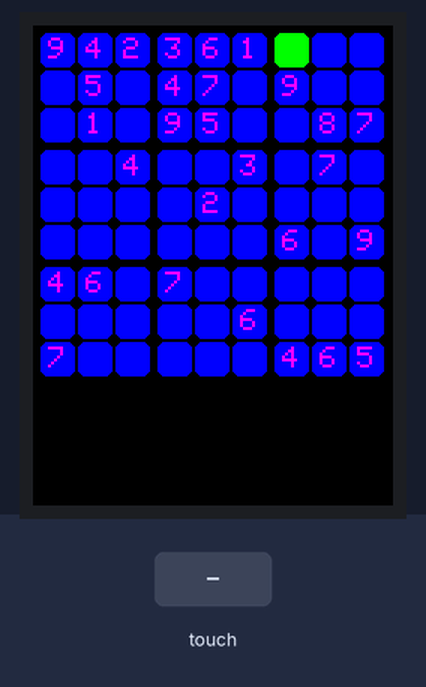
Recording of a sketch running on a simulated Arduino Uno, built with avr-gcc and run on an emulated ATmega328P. Shown: 240×320 colour display. The inputs (shaded band) are chosen by the test bench. Random numbers use the default seed unless the sketch sets one; what the sketch prints to the serial monitor is not drawn.

Above: at 0.5 s.
At 3.2 s:
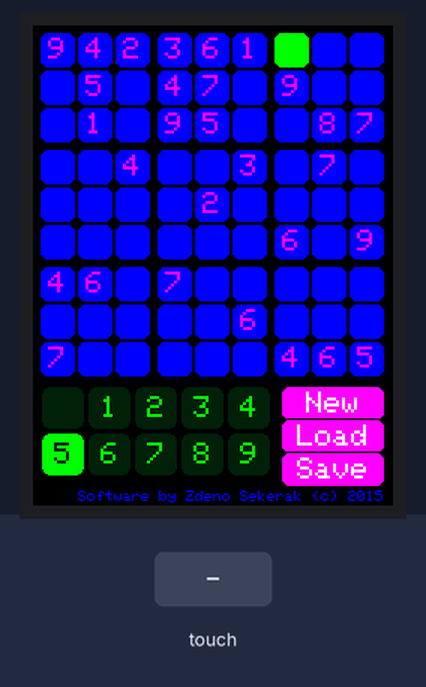
3.3 s: touch panel pressed at 13 % / 10 % of its raw x / y range
At 4.1 s:
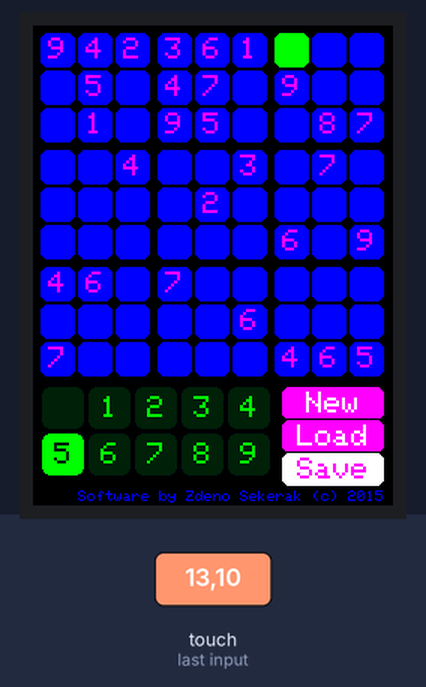
6.2 s: touch panel pressed at 13 % / 50 % of its raw x / y range
At 6.5 s:
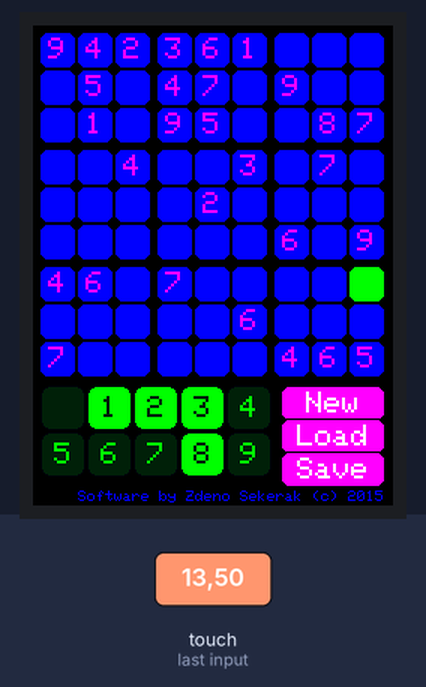
Timing chart, 0 to 9.2 s (numbered marks = the images above; inputs shaded):
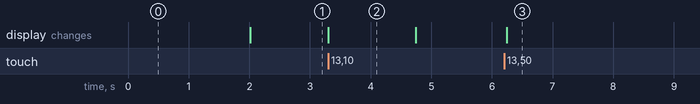

Measured:
- after the input at 3.3 s, the display: changes at once (image 2)
- after the input at 6.2 s, the display: changes at once (image 3)
- what the display in image 2 shows lasts 1.4 s, from 3.3 s to 4.7 s

The sketch:

Sudoku.ino
```cpp
// (licence header left out)
#include <stdint.h>
#include <EEPROM.h>
#include "TouchScreen.h"
#include <Adafruit_GFX.h>    // Core graphics library
#include <Adafruit_TFTLCD.h> // Hardware-specific library

#define LCD_CS A3 // Chip Select goes to Analog 3
#define LCD_CD A2 // Command/Data goes to Analog 2
#define LCD_WR A1 // LCD Write goes to Analog 1
#define LCD_RD A0 // LCD Read goes to Analog 0

#define YP A1  // must be an analog pin, use "An" notation!
#define XM A2  // must be an analog pin, use "An" notation!
#define YM 7   // can be a digital pin
#define XP 6   // can be a digital pin

#define TS_MINX 160
#define TS_MINY 140
#define TS_MAXX 880
#define TS_MAXY 940

#define LCD_RESET A4 // Can alternately just connect to Arduino's reset pin

// Assign human-readable names to some common 16-bit color values:
#define BLACK   0x0000
#define GRAY    0x0101
#define BLUE    0x001F
#define RED     0xF800
#define GREEN   0x07E0
#define CYAN    0x07FF
#define MAGENTA 0xF81F
#define YELLOW  0xFFE0
#define WHITE   0xFFFF
#define LIGHTBLUE 0x000F

#define MIN_TOUCH 10

Adafruit_TFTLCD tft(LCD_CS, LCD_CD, LCD_WR, LCD_RD, LCD_RESET);
TouchScreen ts = TouchScreen(XP, YP, XM, YM, 300);
Adafruit_GFX_Button button;
Adafruit_GFX_Button button_options[10];
Adafruit_GFX_Button button_new;
Adafruit_GFX_Button button_save;
Adafruit_GFX_Button button_load;

#define NUMBER_FIX     0x80
#define NUMBER_MASK    0x0F
#define NUMBER_RESERVE 1
#define NUMBER_FREE   -1
#define _EEPROM_READ   0
#define _EEPROM_WRITE  1
#define DEBUG               // when you want see debug info in serial monitor

typedef struct
{
  byte number;
  char reserved[9];
} T_sudoku_button;

T_sudoku_button num[9][9];
byte act_x, act_y;
char text[2];
// -----------------------------------------------------------------------------

#ifdef DEBUG
void debug_info()
{
  Serial.print(" act_x = "); Serial.println(act_x);
  Serial.print(" act_y = "); Serial.println(act_y);
  Serial.println(" pole[][] = ");

  for (int y = 0; y < 9; y++)
  {
    for (int x = 0; x < 9; x++)
    {
      Serial.print(num[x][y].number & NUMBER_MASK);
      if((x%3) == 2) Serial.print(" ");
    }
    Serial.println();
  }
  Serial.println("------------------------------------------------------------");

  for (int y = 0; y < 9; y++)
  {
    for (int x = 0; x < 9; x++)
    {
      Serial.print(num[x][y].number & NUMBER_MASK);
      Serial.print((num[x][y].number & NUMBER_FIX)? '*': ' ');
      Serial.print("[");
      for(int i=0; i<9; i++)
        Serial.print((byte)num[x][y].reserved[i]);
      Serial.print("] ");
    }
    Serial.println();
  }
  Serial.println("------------------------------------------------------------");
}
#endif
// -----------------------------------------------------------------------------


// save/load play surface to/from EEPROM
void EEPROM_modul(byte num[], short num_size, byte mode)
{
  for(int i=0; i<num_size; i++)
  {
    if( mode == _EEPROM_WRITE )
      EEPROM.write(i, num[i]);
    else
      num[i] = EEPROM.read(i);
  }
}
// -----------------------------------------------------------------------------


// x,y - coordinates
// number - 1 to 9
// new_state - add or remove from other in square
void deactiveOption(byte x, byte y, byte number, char new_state)
{
  byte xs, ys;

  // out of range
  if(( number < 1 ) || ( number > 9 ))
    return;

  // kris/kros
  for (int i = 0; i < 9; i++)
  {
    if ( i != x )
      num[i][y].reserved[number-1] += new_state;

    if ( i != y )
      num[x][i].reserved[number-1] += new_state;
  }

  // in square
  xs = x - (x % 3);
  ys = y - (y % 3);
  //
  for (int ix = xs; ix < xs+3; ix++)
    for (int iy = ys; iy < ys+3; iy++)
    {
      if ((ix != x) && (iy != y))
        num[ix][iy].reserved[number-1] += new_state;
    }
}
// -----------------------------------------------------------------------------


// find empty box
void sudokuFindEmpty(byte *x, byte *y)
{
  for (*y = 0; *y < 9; (*y)++)
    for (*x = 0; *x < 9; (*x)++)
    {
      if( num[*x][*y].number == 0 )
        return;
    }

  *x = *y = 0;
}
// -----------------------------------------------------------------------------


// mixed sudoku
void sudokuMix(byte count)
{
  byte x, y;
  byte number;

  for (int x = 0; x < 9; x++)
    for (int y = 0; y < 9; y++)
    {
      num[x][y].number = 0;
      for (int i = 0; i < 9; i++)
        num[x][y].reserved[i] = 0;
    }

  // how many number is it?
  for (int i = 0; i < count; i++)
  {
    x = random(0, 9);
    y = random(0, 9);
    number = random(0, 9) + 1;

    // find only empty box
    // !!! need better algoritmus for check of correct choice !!!
    while (( num[x][y].number != 0 )
        || ( num[x][y].reserved[number - 1] > 0 ))
    {
      x++;
      if ( x >= 9 )
      {
        x = 0;
        y++;
        if ( y >= 9 )
        {
          x = 0;
          y = 0;
        }
      }
    }

    // add
    num[x][y].number = number + NUMBER_FIX;
    // deactivate number in other square
    deactiveOption(x, y, number, NUMBER_RESERVE);
  }

  sudokuFindEmpty(&act_x, &act_y);
}
// -----------------------------------------------------------------------------


// convert number to string
char* ConvertToString(byte number)
{
  text[0] = '0' + number;
  text[number? 1:0] = '\0';
  return text;
}
// -----------------------------------------------------------------------------


void showButton(byte x, byte y)
{
  byte movex, movey;
  uint16_t color;
  uint16_t color_text;

  movex = 16 + 3*(x/3);
  movey = 16 + 3*(y/3);
  color = BLUE;
  color_text = WHITE;
  if(( x == act_x ) && ( y == act_y ))
    color = GREEN;
  if( num[x][y].number & NUMBER_FIX )
    color_text = MAGENTA;

  button.initButton(&tft, x * 25 + movex, y * 25 + movey, 25, 25, 1, color, color_text, ConvertToString( num[x][y].number & NUMBER_MASK ), 2);
  button.drawButton(false);
}
// -----------------------------------------------------------------------------


void sudokuRedraw()
{
  for (int x = 0; x < 9; x++)
    for (int y = 0; y < 9; y++)
      showButton(x,y);
}
// -----------------------------------------------------------------------------


void optionShow(byte act_x, byte act_y)
{
  for (int i = 0; i < 10; i++)
  {
    if( i == 0 )
    {
      button_options[i].drawButton( num[act_x][act_y].number? false: true );
    }
    else
    {
      button_options[i].drawButton(num[act_x][act_y].reserved[i-1]? true: false );
    }
  }
}
// -----------------------------------------------------------------------------


// show option for choice level
byte getLevel()
{
  tft.fillRect(0, 0, 240, 240, BLACK);
  tft.setCursor(20, 100);
  tft.setTextColor(WHITE);
  tft.setTextSize(3);
  tft.println("Press Level");
  tft.println();
  tft.println("    1 - 9");

  // znuluje moznosti
  for(int i=0; i<9; i++) num[0][0].reserved[i]=0;
  optionShow(0, 0);

  while(1)
  {
      TSPoint p = ts.getPoint();

      if( p.z > MIN_TOUCH )
      {
        pinMode(XM, OUTPUT);
        pinMode(YP, OUTPUT);

        p.x = map(p.x, TS_MINX, TS_MAXX, tft.width(), 0);
        p.y = map(p.y, TS_MINY, TS_MAXY, tft.height(), 0);

        // empty square
        if( button_options[0].contains(p.x, p.y))
        {
          tft.fillRect(0, 0, 240, 240, BLACK);
          return 0;
        }

        // click here
        for(int i=1; i<=9; i++)
          if( button_options[i].contains(p.x, p.y))
          {
            tft.fillRect(0, 0, 240, 240, BLACK);
            return 8 + i*3;
          }
      }
  }
}
// -----------------------------------------------------------------------------


void setup(void)
{
  Serial.begin(9600);
  Serial.println(F("SudokuDuino. Software by Zdeno Sekerak (c) 2015."));
  randomSeed(analogRead(0));

  tft.reset();
  tft.begin(tft.readID());

  tft.fillScreen(BLACK);
  sudokuMix(29);
  sudokuRedraw();
#ifdef DEBUG
  debug_info();
#endif

  tft.setTextColor(BLUE);
  tft.setTextSize(1);
  tft.setCursor(30, 310);
  tft.print(F("Software by Zdeno Sekerak (c) 2015"));

  // button
  button_new.initButton (&tft, 200, 252, 70, 24, 1, MAGENTA, WHITE, "New", 2);
  button_load.initButton(&tft, 200, 274, 70, 24, 1, MAGENTA, WHITE, "Load", 2);
  button_save.initButton(&tft, 200, 296, 70, 24, 1, MAGENTA, WHITE, "Save", 2);
  button_new.drawButton (false);
  button_load.drawButton(false);
  button_save.drawButton(false);

  //
  for (int x = 0; x < 5; x++)
    for (int y = 0; y < 2; y++)
      button_options[y*5+x].initButton(&tft, 20 + x*31, 255 + y*31, 30, 30, 1, GREEN, GRAY, ConvertToString(y*5+x), 2);

  for (int i = 0; i < 10; i++)
     button_options[i].drawButton(false);

  optionShow(act_x, act_y);
}
// -----------------------------------------------------------------------------


void loop(void)
{
  TSPoint p = ts.getPoint();
  int x, y;
  int old_x, old_y;

  if ( p.z > MIN_TOUCH )
  {
    pinMode(XM, OUTPUT);
    pinMode(YP, OUTPUT);

    p.x = map(p.x, TS_MINX, TS_MAXX, tft.width(), 0);
    p.y = map(p.y, TS_MINY, TS_MAXY, tft.height(), 0);

    // nova hra
    if( button_new.contains(p.x, p.y))
    {
      Serial.println("new");
      button_new.drawButton (true);
      sudokuMix(getLevel());
      sudokuRedraw();
      optionShow(act_x, act_y);
      button_new.drawButton (false);
      return;
    }

    // load from EEPROM
    if( button_load.contains(p.x, p.y))
    {
      Serial.println("load");
      button_load.drawButton (true);
      EEPROM_modul((byte*) &num, sizeof(num), _EEPROM_READ);
      sudokuFindEmpty(&act_x, &act_y);
      sudokuRedraw();
      optionShow(act_x, act_y);
      button_load.drawButton (false);
      return;
    }

    // save to EEPROM
    if( button_save.contains(p.x, p.y))
    {
      Serial.println("save");
      button_save.drawButton (true);
      //1EEPROM_modul((byte*) &num, sizeof(num), _EEPROM_WRITE);
      debug_info();
      button_save.drawButton (false);
      return;
    }

    // click on choice
    for(int i=0; i<10; i++)
    {
      if( button_options[i].contains(p.x, p.y))
      {
        button_options[i].drawButton (true);
        // previous mark number's remove
        deactiveOption(act_x, act_y, num[act_x][act_y].number, NUMBER_FREE);

        // clear number only
        if( i == 0 )
        {
          num[act_x][act_y].number = i;
        }
        // add number
        else if( num[act_x][act_y].reserved[i-1] == 0 )
        {
          // add
          num[act_x][act_y].number = i;
          // deactivate choices
          deactiveOption(act_x, act_y, num[act_x][act_y].number, NUMBER_RESERVE);
        }
        // show it
        showButton(act_x, act_y);
        delay(200);
        button_options[i].drawButton (false);
      }
    }

    // click on square
    x = p.x / 25;
    y = p.y / 25;
    if(( y < 9 )
    && ( x < 9 )
    && !( num[x][y].number & NUMBER_FIX ))
    {
      old_x = act_x;
      old_y = act_y;
      act_x = x;
      act_y = y;
      showButton(old_x, old_y);
      showButton(act_x, act_y);
    }

    optionShow(act_x, act_y);

  } // if (touch)
}
// -----------------------------------------------------------------------------
```
